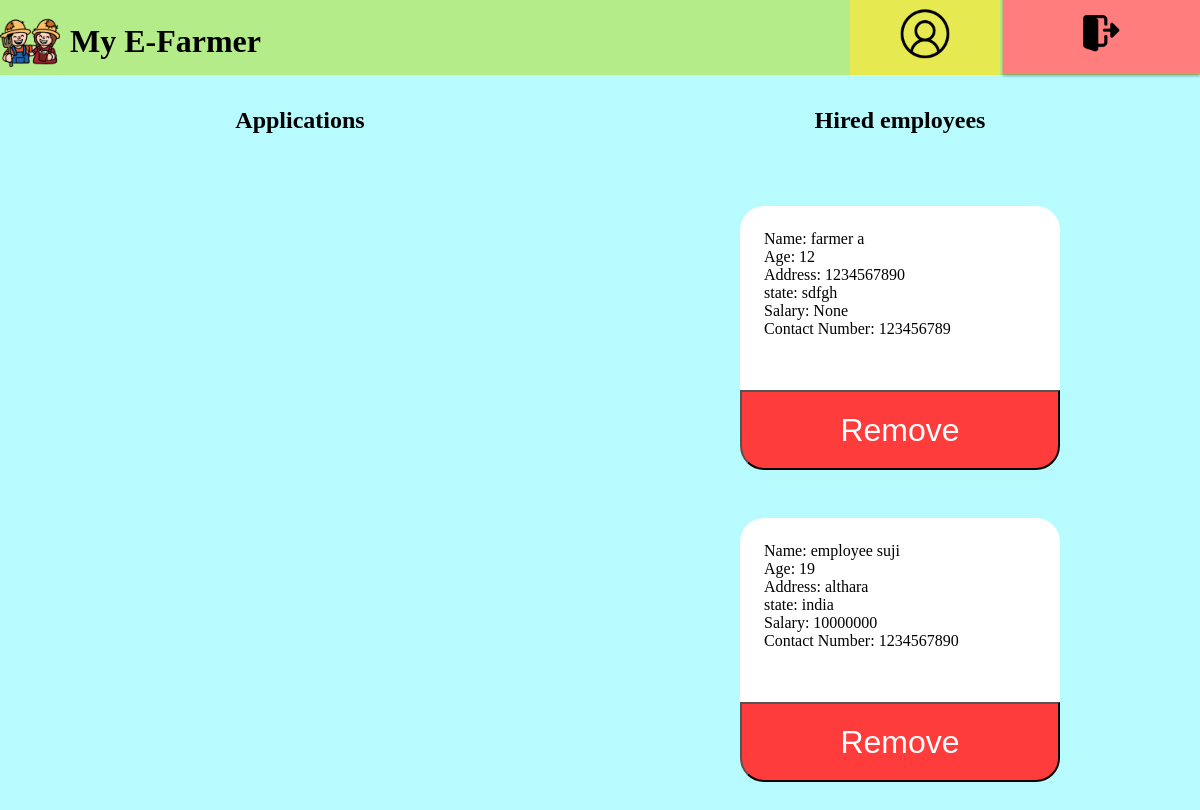
/farmers/job/4 (signed in), run on an earlier commit of the app's database.
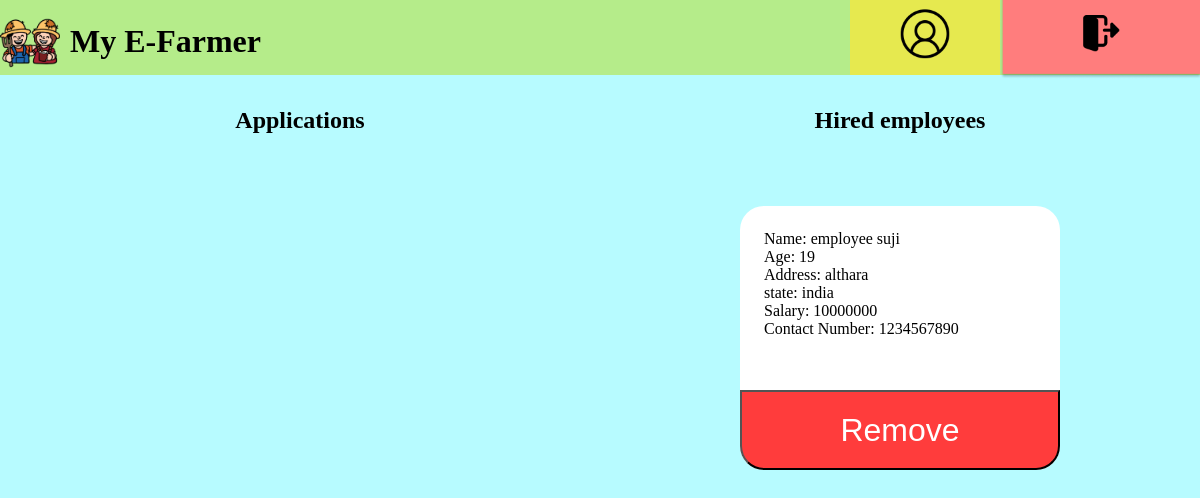
And on a later commit of the database.
### accounts/models.py (models this page shows, shortened)
class User(AbstractUser):
    is_admin = models.BooleanField('Is admin', default=False)
    is_employee = models.BooleanField('Is employee', default=False)
    is_farmer = models.BooleanField('Is farmer', default=False)
    age = models.IntegerField('Age of user', default=0)
    phone = models.CharField(
        'User phone number', max_length=15, blank=True)
    address = models.CharField(
        'Address of user', max_length=200, blank=True)
    aadhar = models.CharField('Aadhar number of user',
                              max_length=12, blank=True)
    is_available_for_job = models.BooleanField(
        'Available for job', default=True)
    state = models.CharField(max_length=50, null=True, blank=True)
    salary = models.CharField(max_length=50, null=True, blank=True)
    corps = models.ForeignKey(Crop, related_name="user", on_delete=models.SET_NULL, blank=True, null=True)
    hector = models.FloatField(default=0)

### farmers/views.py (the view, shortened to what this page needs)
# urls.py: path('job/<int:id>', views.employee_hire,
@login_required
def employee_hire(request, id):
    job = Job.objects.get(id=id)
    context = {"employees": job.applications.all(), "hired": job.hired_list.all()}
    return render(request, "farmers/hiring-employee.html", context)

### farmers/templates/farmers/hiring-employee.html (shortened to what this page needs)
{% extends "farmers/new_base.html" %} {% block content %}
    <div class="base_container">
        <div class="left-box">
            <h2>Applications</h2>
            <div class="container_box">
            </div>
        </div>
        <div class="right-box">
            <h2 style="text-align: center">Hired employees</h2>
            <div class="container_box">
                {% for employee in hired %}
                    <div class="item">
                        <form action="" method="post">
                            <div class="item_top">
                                <div class="item_top_text">
                                    <p>Name: {{ employee.first_name }} {{ employee.last_name }} </p>
                                    <p>Age: {{ employee.age }}</p>
                                    <p>Address: {{ employee.address }}</p>
                                    <p>state: {{ employee.state }}</p>
                                    <p>Salary: {{ employee.salary }}</p>
                                    <p>Contact Number: {{ employee.phone }}</p>
                                </div>
                            </div>
                            <div>
                                <button type="submit" class="item_bottom" style="background-color: #FF3C3C;color: white" >Remove</button>
                            </div>
                        </form>
                    </div>
                {% endfor %}
            </div>
        </div>
    </div>
{% endblock content %}

What changed in the data, as far as the page shows it:
no longer on this page (row edited): User: first_name "farmer", last_name "a", age "12", address "1234567890", state "sdfgh", salary "None", phone "123456789"
